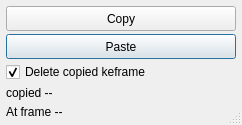
<?xml version="1.0" encoding="UTF-8"?>
<ui version="4.0">
 <class>CopyPasteKeyframeInfo</class>
 <widget class="QDialog" name="CopyPasteKeyframeInfo">
  <property name="windowModality">
   <enum>Qt::NonModal</enum>
  </property>
  <property name="enabled">
   <bool>true</bool>
  </property>
  <property name="geometry">
   <rect>
    <x>0</x>
    <y>0</y>
    <width>242</width>
    <height>125</height>
   </rect>
  </property>
  <property name="palette">
   <palette>
    <active/>
    <inactive/>
    <disabled/>
   </palette>
  </property>
  <property name="mouseTracking">
   <bool>false</bool>
  </property>
  <property name="contextMenuPolicy">
   <enum>Qt::DefaultContextMenu</enum>
  </property>
  <property name="windowTitle">
   <string>CF - CopyPastePivots</string>
  </property>
  <property name="autoFillBackground">
   <bool>true</bool>
  </property>
  <property name="sizeGripEnabled">
   <bool>true</bool>
  </property>
  <property name="modal">
   <bool>false</bool>
  </property>
  <layout class="QVBoxLayout" name="verticalLayout">
   <property name="spacing">
    <number>6</number>
   </property>
   <property name="leftMargin">
    <number>6</number>
   </property>
   <property name="topMargin">
    <number>6</number>
   </property>
   <property name="rightMargin">
    <number>6</number>
   </property>
   <property name="bottomMargin">
    <number>6</number>
   </property>
   <item>
    <layout class="QVBoxLayout" name="main_verticalLayout">
     <property name="spacing">
      <number>3</number>
     </property>
     <item>
      <widget class="QPushButton" name="copyButton">
       <property name="minimumSize">
        <size>
         <width>45</width>
         <height>25</height>
        </size>
       </property>
       <property name="toolTip">
        <string>&lt;html&gt;&lt;head/&gt;&lt;body&gt;&lt;p&gt;Copy peg info&lt;/p&gt;&lt;/body&gt;&lt;/html&gt;</string>
       </property>
       <property name="autoFillBackground">
        <bool>false</bool>
       </property>
       <property name="text">
        <string>Copy</string>
       </property>
       <property name="default">
        <bool>false</bool>
       </property>
       <property name="flat">
        <bool>false</bool>
       </property>
      </widget>
     </item>
     <item>
      <widget class="QPushButton" name="pasteButton">
       <property name="minimumSize">
        <size>
         <width>45</width>
         <height>25</height>
        </size>
       </property>
       <property name="toolTip">
        <string>&lt;html&gt;&lt;head/&gt;&lt;body&gt;&lt;p&gt;Paste peg info&lt;/p&gt;&lt;/body&gt;&lt;/html&gt;</string>
       </property>
       <property name="autoFillBackground">
        <bool>false</bool>
       </property>
       <property name="text">
        <string>Paste</string>
       </property>
       <property name="default">
        <bool>true</bool>
       </property>
       <property name="flat">
        <bool>false</bool>
       </property>
      </widget>
     </item>
     <item>
      <widget class="QCheckBox" name="deleteKfCheckBox">
       <property name="mouseTracking">
        <bool>false</bool>
       </property>
       <property name="text">
        <string>Delete copied keframe</string>
       </property>
       <property name="checked">
        <bool>true</bool>
       </property>
      </widget>
     </item>
     <item>
      <widget class="QLabel" name="OriginNodeName_Label">
       <property name="minimumSize">
        <size>
         <width>100</width>
         <height>13</height>
        </size>
       </property>
       <property name="text">
        <string>copied -- </string>
       </property>
      </widget>
     </item>
     <item>
      <widget class="QLabel" name="OriginNodeFrame_Label">
       <property name="minimumSize">
        <size>
         <width>100</width>
         <height>13</height>
        </size>
       </property>
       <property name="text">
        <string>At frame -- </string>
       </property>
      </widget>
     </item>
    </layout>
   </item>
  </layout>
 </widget>
 <layoutdefault spacing="6" margin="9"/>
 <resources/>
 <connections/>
</ui>
